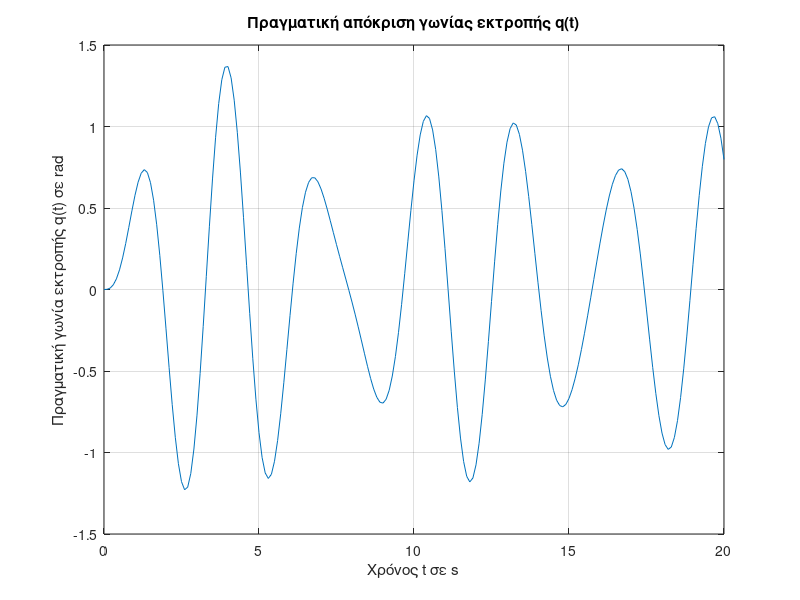
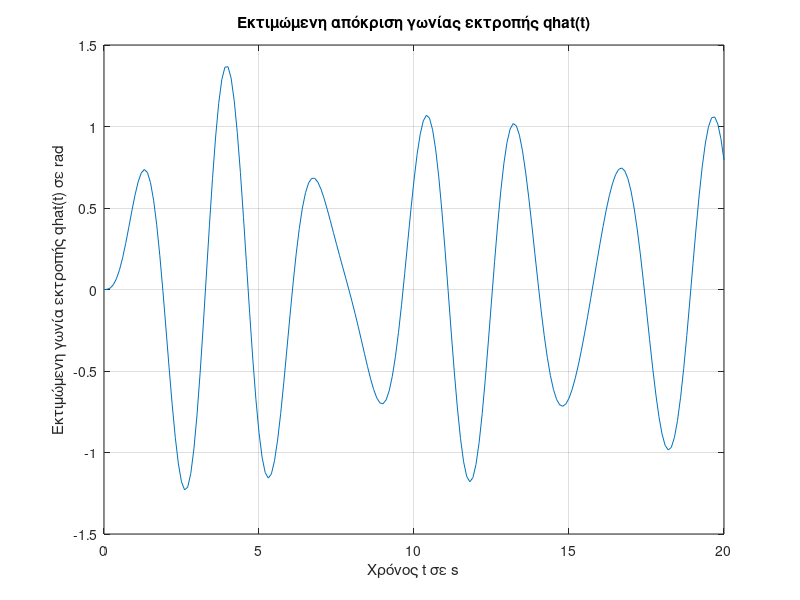
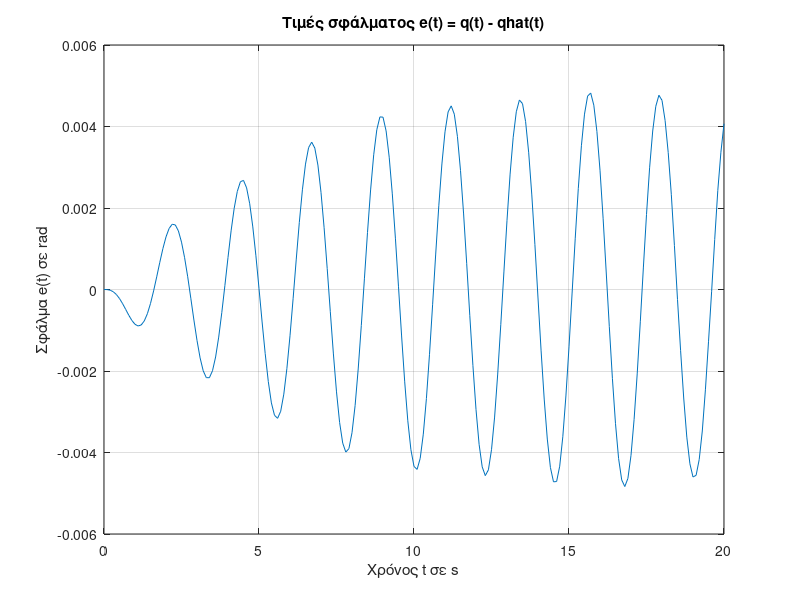

MATLAB code to generate these figures, in order:
clc, clearvars, close all;

%Generating samples for q and u

m = 0.75;
L = 1.25;
c = 0.15;
g = 9.81;
A0 = 4;
w = 2;

A = [0 1;
    -g/L -c/(m*L^2)];

B = [0 ;
    1/(m*L^2)];

u = @(t) A0 * sin(w * t);
f = @(t, x) A*x + B*u(t);
x0 = [0; 0];
dt = 1e-4;
tspan = 0:dt:20;
[~, x] = ode45(f, tspan, x0);

Ts = 0.1;
t_samples = 0:Ts:20;

u_samples = u(t_samples');
q_samples = interp1(tspan, x(:,1), t_samples');
q_dot_samples = interp1(tspan, x(:,2), t_samples');

%Filtering 

%Lambda = tf([1 1], 1); % s+1 
%H = tf([1 0], [1  1]); % s / (s+1) 
Lambda = tf([1 3 2], 1); % s^2+3s+2
H = tf([1 0], [1 3 2]); % s / (s^2 + 3s + 2)
J1 = lsim(1/Lambda, -q_dot_samples, t_samples');
J2 = lsim(1/Lambda, -q_samples, t_samples');
J3 = lsim(1/Lambda, u_samples, t_samples');
J = [J1 J2 J3];

Y = lsim(H, q_dot_samples, t_samples');

theta = J \ Y;

%From thema1
A = [0 1;
    -theta(2) -theta(1)];
B = [0;
    theta(3)];

L_hat = g / theta(2);
m_hat = 1 / (theta(3) * L_hat^2);
c_hat = theta(1) * m_hat * L_hat^2;

fprintf("Οι εκτιμώμενες τιμές των παραμέτρων είναι:\n");
fprintf("Μάζα m: %.4f\n", m_hat);
fprintf("Μήκος εκκρεμούς L: %.4f\n", L_hat);
fprintf("Συντελεστής απόσβεσης c: %.4f\n", c_hat);

 

%Simulation of model
u = @(t) A0 * sin(w * t);
f = @(t, xhat) A*xhat + B*u(t);
x0 = [0; 0];
[~, xhat] = ode45(f, tspan, x0);
qhat_samples = interp1(tspan, xhat(:, 1), t_samples');

figure;
plot(t_samples, q_samples);  
xlabel('Χρόνος t σε s');
ylabel('Πραγματική γωνία εκτροπής q(t) σε rad');
title('Πραγματική απόκριση γωνίας εκτροπής q(t)');
grid on;

figure;
plot(t_samples, qhat_samples);
xlabel('Χρόνος t σε s');
ylabel('Εκτιμώμενη γωνία εκτροπής qhat(t) σε rad');
title("Εκτιμώμενη απόκριση γωνίας εκτροπής qhat(t)");
grid on;

e = q_samples - qhat_samples;
figure;
plot(t_samples, e);
xlabel('Χρόνος t σε s');
ylabel('Σφάλμα e(t) σε rad');
title("Τιμές σφάλματος e(t) = q(t) - qhat(t)");
grid on;